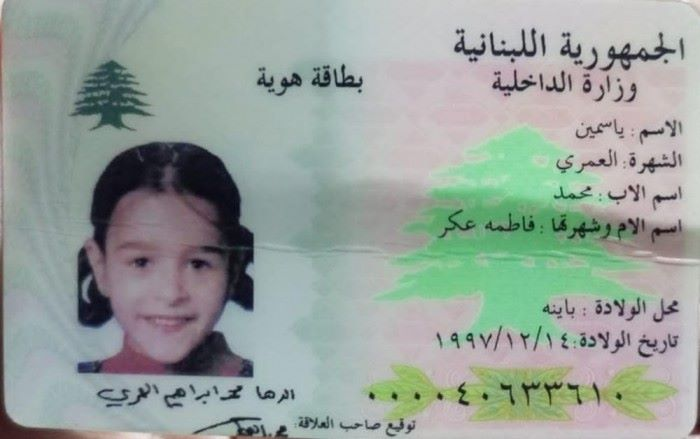
#> input picture flags/6.jpg, 700 x 439 px, found by its file name
$ jupyter execute --allow-errors 'inncreasing contrast and decrased contrast.ipynb'   (shell and % lines are left out)
#> lines starting #> are read from the running program, lines starting #| are printed output that depends on the picture
[cell 1]
import pytesseract

[cell 2]
pytesseract.pytesseract.tesseract_cmd=r"C:\\Program Files\\Tesseract-OCR\\tesseract.exe"

[cell 3]
import cv2

[cell 4]
img=cv2.imread(r"C:\Users\MY PC\Desktop\flags\6.jpg")
#> img is the input picture: shape (439, 700, 3); mean B, G, R 155, 161.4, 151.1

[cell 5]
# Load the image
image = cv2.imread(r"C:\Users\MY PC\Desktop\flags\6.jpg", cv2.IMREAD_GRAYSCALE)  # Load as grayscale for simplicity
#> image: shape (439, 700); min 4, max 239, mean 157.6

# Increase contrast using histogram equalization
equalized_image = cv2.equalizeHist(image)
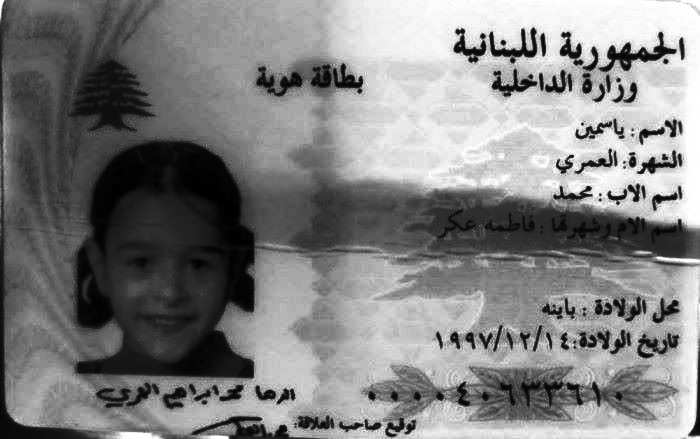
#> equalized_image: shape (439, 700); min 0, max 255, mean 128.9

# Save the result
cv2.imwrite(r"C:\Users\MY PC\Desktop\flags\increased_contrast_image.jpg", equalized_image)
#> Out = True

[cell 6]
img=cv2.imread(r"C:\Users\MY PC\Desktop\flags\increased_contrast_image.jpg")
#> img: shape (439, 700, 3); min 0, max 255, mean 128.9

#> (a cell that did not finish here is left out)

#> (a cell that did not finish here is left out)

[cell 9]
import numpy as np

# Load the image
image = cv2.imread(r"C:\Users\MY PC\Desktop\flags\6.jpg")

# Define the desired contrast reduction factors (adjust as needed)
alpha = 0.5  # Decrease contrast
beta = 127   # Adjust brightness

# Apply contrast reduction
adjusted_image = cv2.convertScaleAbs(image, alpha=alpha, beta=beta)
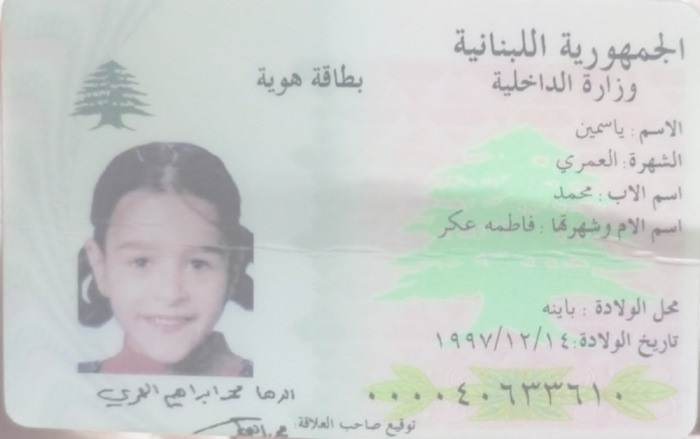
#> adjusted_image: shape (439, 700, 3); mean B, G, R 204.5, 207.7, 202.5

# Save the result
cv2.imwrite(r"C:\Users\MY PC\Desktop\flags\decreased_contrast_image.jpg", adjusted_image)
#> Out = True

[cell 10]
img=cv2.imread(r"C:\Users\MY PC\Desktop\flags\decreased_contrast_image.jpg")

#> (a cell that did not finish here is left out)

#> (a cell that did not finish here is left out)

[cell 13]
# Define keywords to identify fields
field_keywords = {
    'name': ['الاسم'],
    'address': ['اسم الاب'],
    'dob': ['تاريخ الولادة']
}

# Extract specific fields based on keywords
data = {}
#> (the rest of this cell did not finish here and is left out)

[cell 14]
import pytesseract

[cell 15]
pytesseract.pytesseract.tesseract_cmd=r"C:\\Program Files\\Tesseract-OCR\\tesseract.exe"

[cell 16]
import cv2

[cell 17]
img=cv2.imread(r"C:\Users\MY PC\Desktop\flags\1.WEBP")
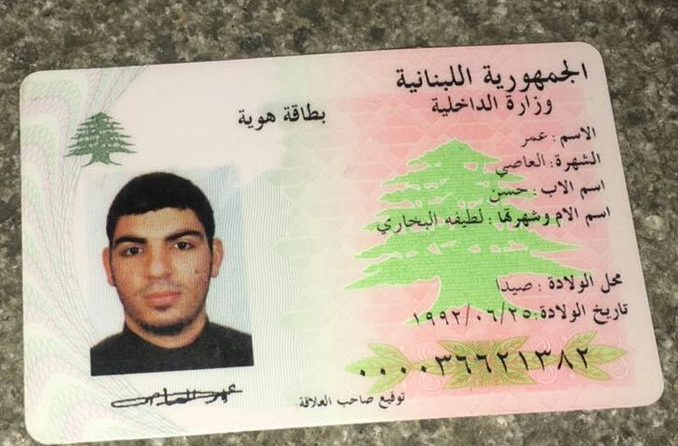
#> input picture flags/1.webp, 678 x 446 px, found by its file name
#> img is the input picture: shape (446, 678, 3); mean B, G, R 149.3, 170.3, 180

[cell 18]
# Load the image
image = cv2.imread(r"C:\Users\MY PC\Desktop\flags\1.WEBP", cv2.IMREAD_GRAYSCALE)  # Load as grayscale for simplicity
#> image: shape (446, 678); min 4, max 254, mean 170.8

# Increase contrast using histogram equalization
equalized_image = cv2.equalizeHist(image)
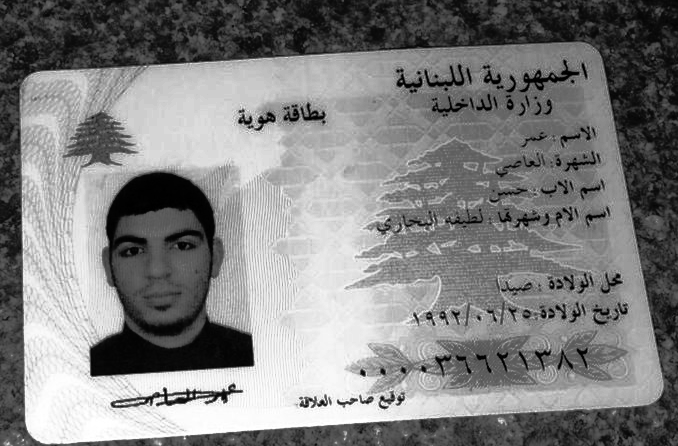
#> equalized_image: shape (446, 678); min 0, max 255, mean 128.4

# Save the result
cv2.imwrite(r"C:\Users\MY PC\Desktop\flags\increased_contrast_image.jpg", equalized_image)
#> Out = True

[cell 19]
img=cv2.imread(r"C:\Users\MY PC\Desktop\flags\increased_contrast_image.jpg")
#> img: shape (446, 678, 3); min 0, max 255, mean 128.4

#> (a cell that did not finish here is left out)

#> (a cell that did not finish here is left out)

[cell 22]
import numpy as np

# Load the image
image = cv2.imread(r"C:\Users\MY PC\Desktop\flags\1.WEBP")

# Define the desired contrast reduction factors (adjust as needed)
alpha = 0.5  # Decrease contrast
beta = 127   # Adjust brightness

# Apply contrast reduction
adjusted_image = cv2.convertScaleAbs(image, alpha=alpha, beta=beta)
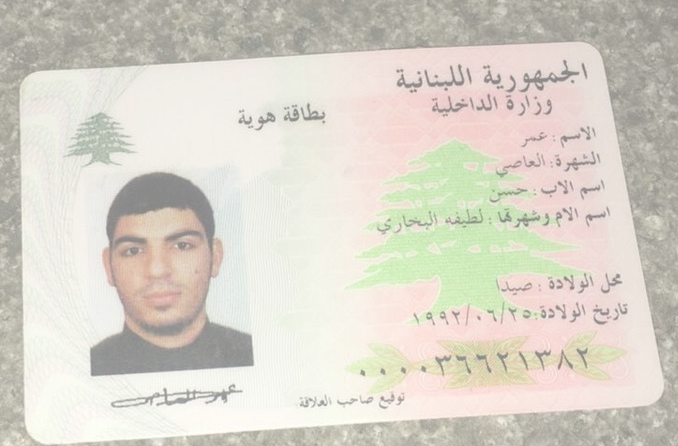
#> adjusted_image: shape (446, 678, 3); mean B, G, R 201.6, 212.2, 217

# Save the result
cv2.imwrite(r"C:\Users\MY PC\Desktop\flags\decreased_contrast_image.jpg", adjusted_image)
#> Out = True

[cell 23]
img=cv2.imread(r"C:\Users\MY PC\Desktop\flags\decreased_contrast_image.jpg")

#> (a cell that did not finish here is left out)

#> (a cell that did not finish here is left out)

[cell 26]
# Define keywords to identify fields
field_keywords = {
    'name': ['الاسم'],
    'address': ['اسم الاب'],
    'dob': ['تاريخ الولادة']
}

# Extract specific fields based on keywords
data = {}
#> (the rest of this cell did not finish here and is left out)

[cell 27]
import pytesseract

[cell 28]
pytesseract.pytesseract.tesseract_cmd=r"C:\\Program Files\\Tesseract-OCR\\tesseract.exe"

[cell 29]
import cv2

[cell 30]
img=cv2.imread(r"C:\Users\MY PC\Desktop\flags\2.jpg")
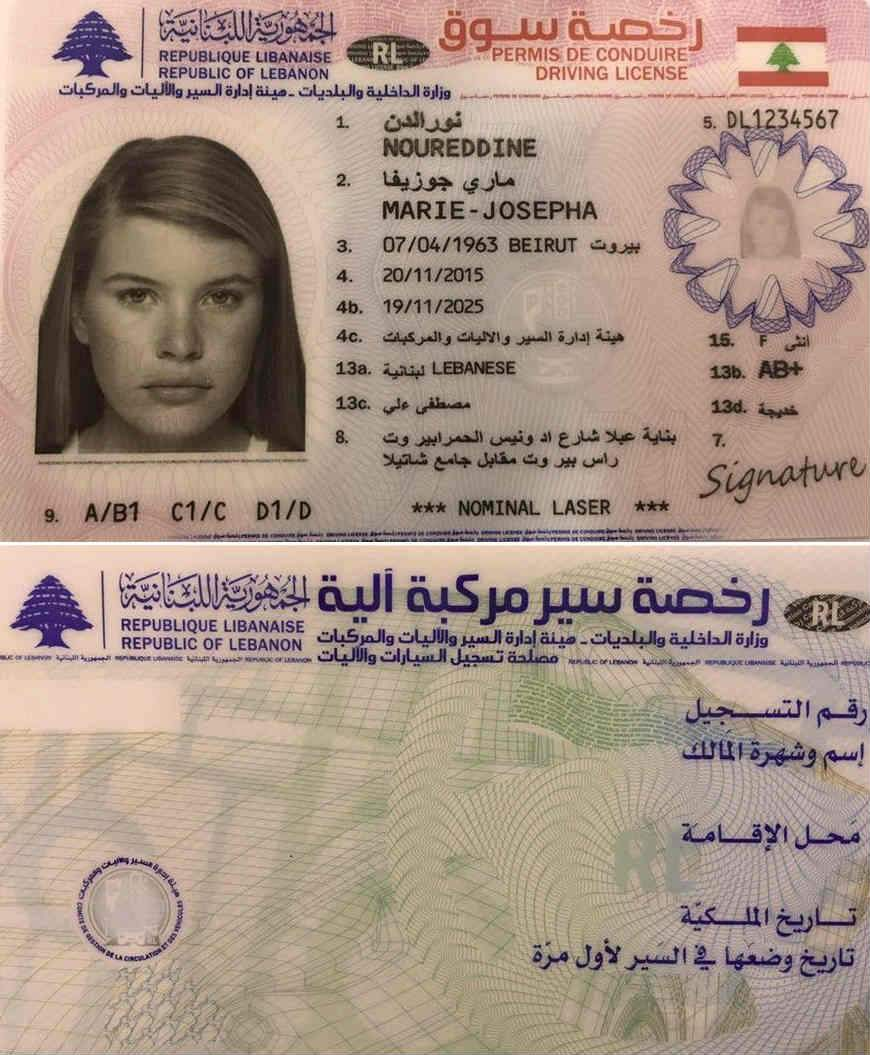
#> input picture flags/2.jpg, 870 x 1055 px, found by its file name
#> img is the input picture: shape (1055, 870, 3); mean B, G, R 135, 147.8, 169

[cell 31]
# Load the image
image = cv2.imread(r"C:\Users\MY PC\Desktop\flags\2.jpg", cv2.IMREAD_GRAYSCALE)  # Load as grayscale for simplicity
#> image: shape (1055, 870); min 0, max 255, mean 152.7

# Increase contrast using histogram equalization
equalized_image = cv2.equalizeHist(image)
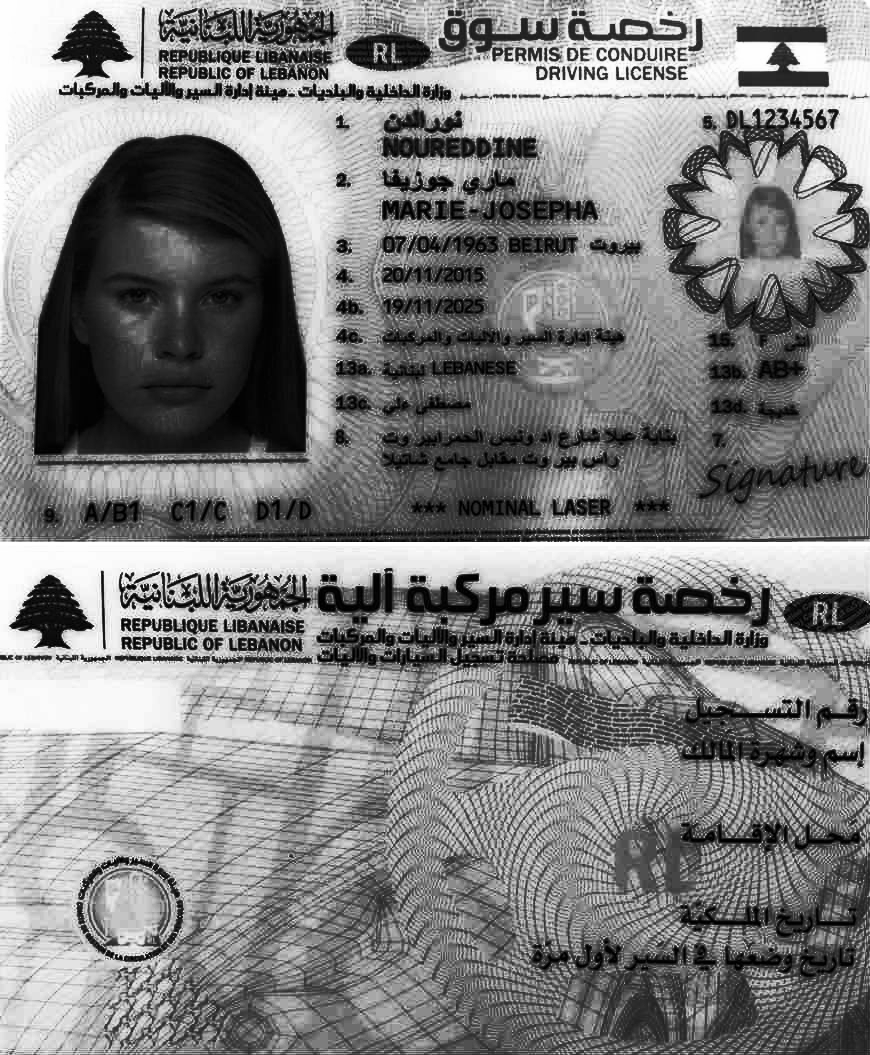
#> equalized_image: shape (1055, 870); min 0, max 255, mean 128.7

# Save the result
cv2.imwrite(r"C:\Users\MY PC\Desktop\flags\increased_contrast_image.jpg", equalized_image)
#> Out = True

[cell 32]
img=cv2.imread(r"C:\Users\MY PC\Desktop\flags\increased_contrast_image.jpg")
#> img: shape (1055, 870, 3); min 0, max 255, mean 128.7

#> (a cell that did not finish here is left out)

#> (a cell that did not finish here is left out)

[cell 35]
import numpy as np

# Load the image
image = cv2.imread(r"C:\Users\MY PC\Desktop\flags\2.jpg")

# Define the desired contrast reduction factors (adjust as needed)
alpha = 0.5  # Decrease contrast
beta = 127   # Adjust brightness

# Apply contrast reduction
adjusted_image = cv2.convertScaleAbs(image, alpha=alpha, beta=beta)
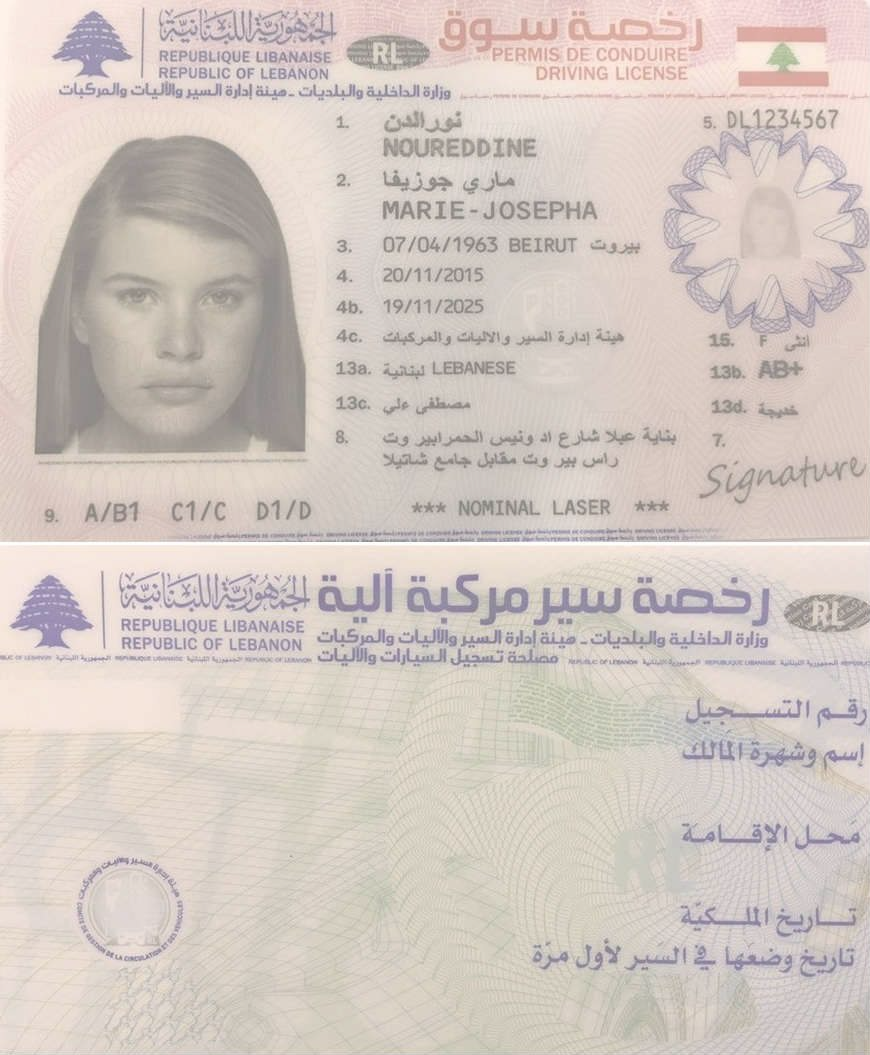
#> adjusted_image: shape (1055, 870, 3); mean B, G, R 194.5, 200.9, 211.5

# Save the result
cv2.imwrite(r"C:\Users\MY PC\Desktop\flags\decreased_contrast_image.jpg", adjusted_image)
#> Out = True

[cell 36]
img=cv2.imread(r"C:\Users\MY PC\Desktop\flags\decreased_contrast_image.jpg")
